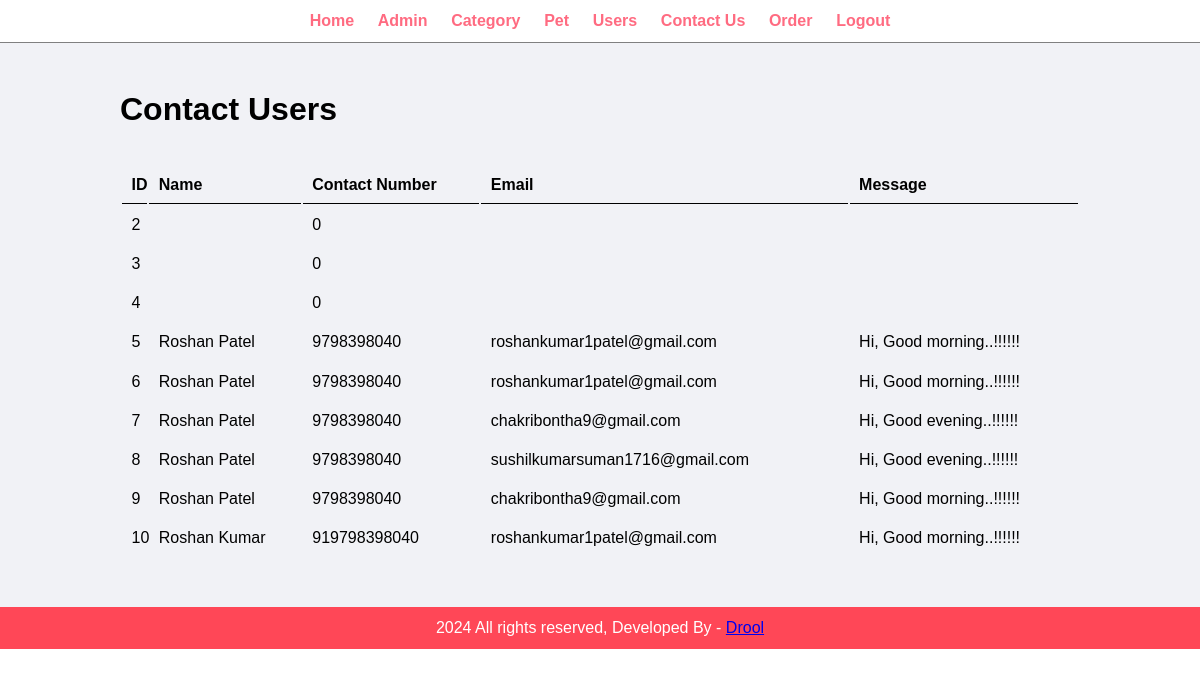
The app's page /admin/contact-user.php (signed in) with its own data.
### tables this page shows
CREATE TABLE `contact_user` (
  `id` int(10) UNSIGNED NOT NULL,
  `full_name` varchar(30) NOT NULL,
  `phone` bigint(10) NOT NULL,
  `email` varchar(40) NOT NULL,
  `message` varchar(255) NOT NULL
);

### admin/contact-user.php (the view)
<?php include('partials/menu.php'); ?>
<div class="main-content">
    <div class="wrapper">
        <h1>Contact Users</h1>
        <br><br>
        <table class="tbl-full">
            <tr>
                <th>ID</th>
                <th>Name</th>
                <th>Contact Number</th>
                <th>Email</th>
                <th>Message</th>
            </tr>
            <?php
                $sql = "SELECT * FROM contact_user";
                $res = mysqli_query($conn, $sql);
                if($res == TRUE) {
                    $count = mysqli_num_rows($res);
                    if($count > 0) {
                        while($row = mysqli_fetch_assoc($res)) {
                            $id = $row['id'];
                            $name = $row['full_name'];
                            $number = $row['phone'];
                            $email = $row['email'];
                            $message = $row['message'];
                            ?>
                            <tr>
                                <td><?php echo $id; ?></td>
                                <td><?php echo $name; ?></td>
                                <td><?php echo $number; ?></td>
                                <td><?php echo $email; ?></td>
                                <td><?php echo $message; ?></td>
                            </tr>
                            <?php
                        }
                    } else {
                        echo "<tr><td colspan='6' class='error'>No Users Added Yet.</td></tr>";
                    }
                }
            ?>
        </table>
    </div>
</div>
<?php include('partials/footer.php'); ?>

### css/admin.css (style rules this page uses)
* { margin: 0; padding: 0; font-family: Arial, Helvetica, sans-serif; }
.wrapper { padding: 1%; width: 80%; margin: 0 auto; }
.tbl-full { width: 100%; }
table tr th { border-bottom: 1px solid black; padding: 1%; text-align: left; }
table tr td { padding: 1%; }
.main-content { background-color: #f1f2f6; padding: 3% 0; }

### records on screen
contact_user: id "2", phone "0"
contact_user: id "3", phone "0"
contact_user: id "4", phone "0"
contact_user: id "5", full_name "Roshan Patel", phone "9798398040", email "roshankumar1patel@gmail.com", message "Hi, Good morning..!!!!!!"
contact_user: id "6", full_name "Roshan Patel", phone "9798398040", email "roshankumar1patel@gmail.com", message "Hi, Good morning..!!!!!!"
contact_user: id "7", full_name "Roshan Patel", phone "9798398040", email "chakribontha9@gmail.com", message "Hi, Good evening..!!!!!!"
contact_user: id "8", full_name "Roshan Patel", phone "9798398040", email "sushilkumarsuman1716@gmail.com", message "Hi, Good evening..!!!!!!"
contact_user: id "9", full_name "Roshan Patel", phone "9798398040", email "chakribontha9@gmail.com", message "Hi, Good morning..!!!!!!"
contact_user: id "10", full_name "Roshan Kumar", phone "919798398040", email "roshankumar1patel@gmail.com", message "Hi, Good morning..!!!!!!"
